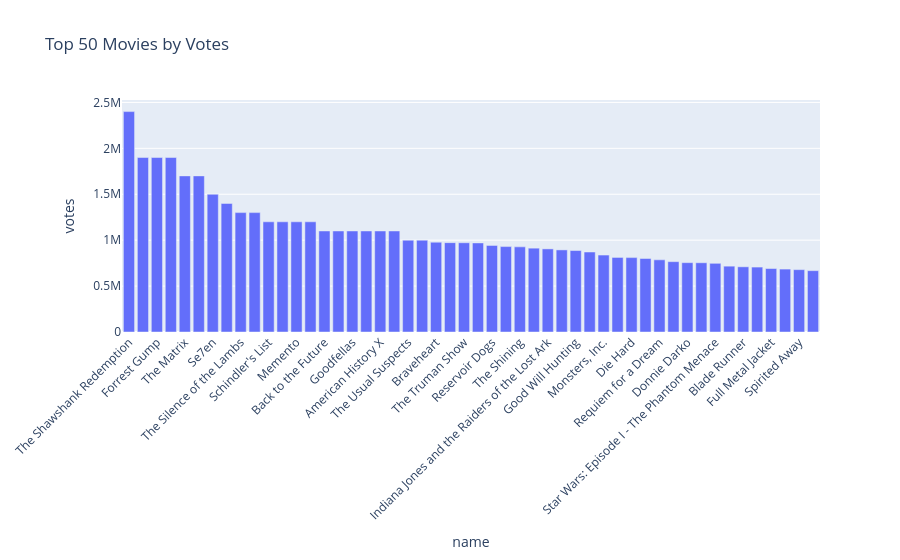

Source (notebook cell):
### Code cell
#Top 50 movies by vote

import plotly.express as px

top_movies = df.sort_values(by='votes', ascending=False).head(50)
fig = px.bar(top_movies, x='name', y='votes', title='Top 50 Movies by Votes')
fig.update_layout(xaxis_tickangle=-45)
fig.show()

### Figure 1 — Plotly figure (JSON) as saved in the notebook; plotly's stock layout.template omitted (floating-point values rounded to 4 significant figures)
{"data": [{"hovertemplate": "name=%{x}<br>votes=%{y}<extra></extra>", "legendgroup": "", "marker": {"color": "#636efa", "pattern": {"shape": ""}}, "name": "", "orientation": "v", "showlegend": false, "textposition": "auto", "type": "bar", "x": ["The Shawshank Redemption", "Pulp Fiction", "Forrest Gump", "Fight Club", "The Matrix", "The Lord of the Rings: The Fellowship of the Ring", "Se7en", "Gladiator", "The Silence of the Lambs", "Saving Private Ryan", "Schindler's List", "The Green Mile", "Memento", "Star Wars: Episode V - The Empire Strikes Back", "Back to the Future", "American Beauty", "Goodfellas", "Léon: The Professional", "American History X", "Titanic", "The Usual Suspects", "Terminator 2: Judgment Day", "Braveheart", "Star Wars: Episode VI - Return of the Jedi", "The Truman Show", "The Lion King", "Reservoir Dogs", "The Sixth Sense", "The Shining", "Toy Story", "Indiana Jones and the Raiders of the Lost Ark", "Jurassic Park", "Good Will Hunting", "A Beautiful Mind", "Monsters, Inc.", "The Terminator", "Die Hard", "Snatch", "Requiem for a Dream", "Scarface", "Donnie Darko", "The Big Lebowski", "Star Wars: Episode I - The Phantom Menace", "Amélie", "Blade Runner", "Indiana Jones and the Last Crusade", "Full Metal Jacket", "Harry Potter and the Sorcerer's Stone", "Spirited Away", "Aliens"], "xaxis": "x", "y": [2400000, 1900000, 1900000, 1900000, 1700000, 1700000, 1500000, 1400000, 1300000, 1300000, 1200000, 1200000, 1200000, 1200000, 1100000, 1100000, 1100000, 1100000, 1100000, 1100000, 1000000, 1000000, 978000, 973000, 972000, 970000, 943000, 930000, 927000, 913000, 905000, 894000, 887000, 871000, 838000, 812000, 810000, 800000, 786000, 766000, 755000, 754000, 748000, 717000, 710000, 707000, 691000, 685000, 679000, 668000], "yaxis": "y"}], "layout": {"barmode": "relative", "legend": {"tracegroupgap": 0}, "title": {"text": "Top 50 Movies by Votes"}, "xaxis": {"anchor": "y", "domain": [0, 1], "tickangle": -45, "title": {"text": "name"}}, "yaxis": {"anchor": "x", "domain": [0, 1], "title": {"text": "votes"}}}}
